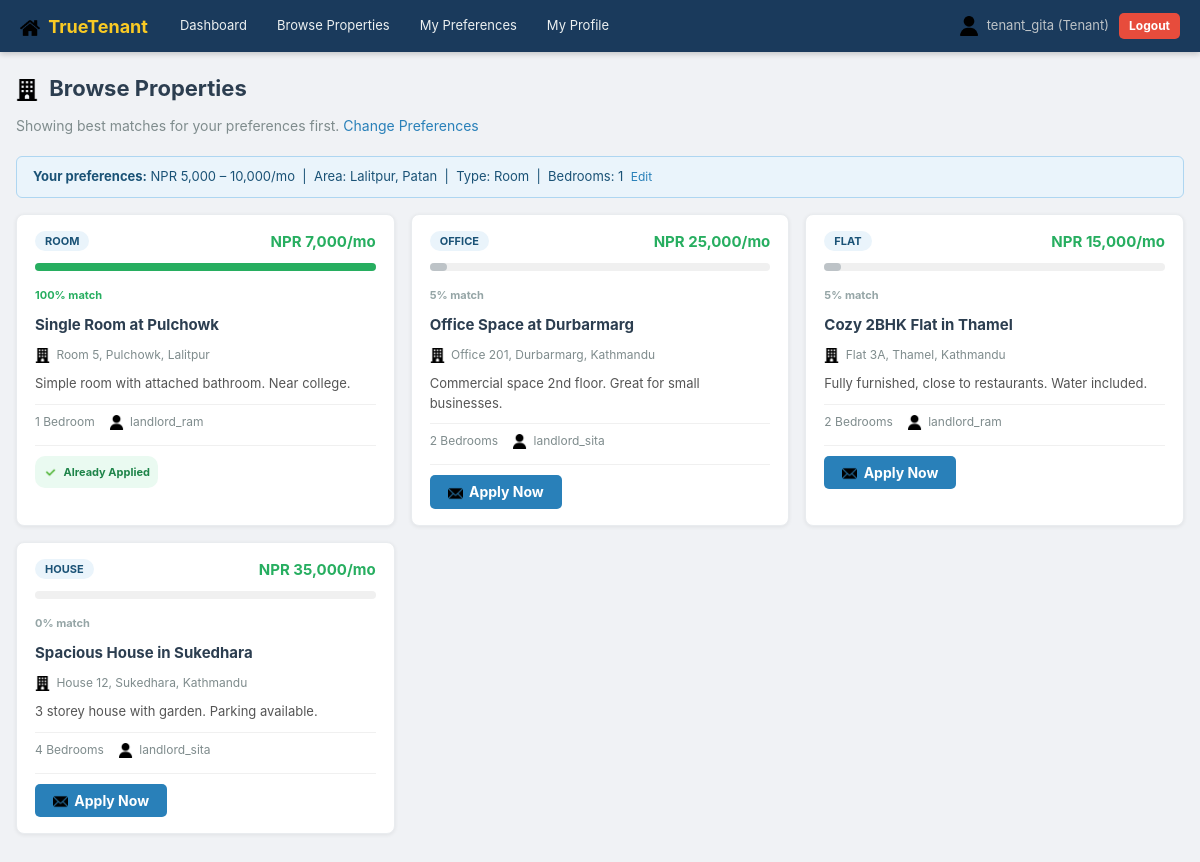
/pages/browse_properties.php (signed in), run on the app's committed database.
### tables this page shows
CREATE TABLE IF NOT EXISTS tenant_preferences (
    id INT AUTO_INCREMENT PRIMARY KEY,
    tenant_id INT NOT NULL,
    preferred_min_rent DECIMAL(12,2) DEFAULT 0,
    preferred_max_rent DECIMAL(12,2) DEFAULT 0,
    preferred_area VARCHAR(255),
    preferred_type ENUM('any','room','flat','house','office') NOT NULL DEFAULT 'any',
    preferred_bedrooms INT DEFAULT 0,
    created_at DATETIME DEFAULT CURRENT_TIMESTAMP,
    updated_at DATETIME DEFAULT CURRENT_TIMESTAMP ON UPDATE CURRENT_TIMESTAMP,
    UNIQUE KEY unique_tenant (tenant_id),
    FOREIGN KEY (tenant_id) REFERENCES tenants(id) ON DELETE CASCADE
);

CREATE TABLE IF NOT EXISTS properties (
    id INT AUTO_INCREMENT PRIMARY KEY,
    landlord_id INT NOT NULL,
    title VARCHAR(255) NOT NULL,
    description TEXT,
    address TEXT NOT NULL,
    monthly_rent DECIMAL(12,2) NOT NULL,
    bedrooms INT DEFAULT 1,
    property_type ENUM('room','flat','house','office') NOT NULL DEFAULT 'flat',
    is_available TINYINT(1) NOT NULL DEFAULT 1,
    created_at DATETIME DEFAULT CURRENT_TIMESTAMP,
    FOREIGN KEY (landlord_id) REFERENCES users(id) ON DELETE CASCADE
);

CREATE TABLE IF NOT EXISTS users (
    id INT AUTO_INCREMENT PRIMARY KEY,
    username VARCHAR(100) NOT NULL UNIQUE,
    email VARCHAR(150) NOT NULL UNIQUE,
    password VARCHAR(255) NOT NULL,
    role ENUM('tenant','landlord','admin') NOT NULL DEFAULT 'tenant',
    is_active TINYINT(1) NOT NULL DEFAULT 1,
    created_at DATETIME DEFAULT CURRENT_TIMESTAMP
);

### pages/browse_properties.php (the view, shortened to what this page needs)
<?php
$db      = getDB();
$user_id = $_SESSION['user_id'];
$stmt = $db->prepare("SELECT * FROM tenants WHERE user_id = ?");
$stmt->bind_param("i", $user_id);
$stmt->execute();
$profile = $stmt->get_result()->fetch_assoc();
$prefs = null;
if ($profile) {
    $tid = $profile['id'];
    $stmt = $db->prepare("SELECT * FROM tenant_preferences WHERE tenant_id = ?");
    $stmt->bind_param("i", $tid);
    $stmt->execute();
    $prefs = $stmt->get_result()->fetch_assoc();
}
$sql = "SELECT p.*, u.username AS landlord_name
        FROM properties p
        JOIN users u ON u.id = p.landlord_id
        WHERE p.is_available = 1
        ORDER BY p.created_at DESC";
$properties = $db->query($sql)->fetch_all(MYSQLI_ASSOC);
function calculateMatchScore($property, $prefs) {
    $score = 0;
    $rent    = floatval($property['monthly_rent']);
    $min     = floatval($prefs['preferred_min_rent']);
    $max     = floatval($prefs['preferred_max_rent']);
    $has_min = ($min > 0);
    $has_max = ($max > 0);
    if ($has_min && $has_max) {
        if ($rent >= $min && $rent <= $max) {
            $score += 40;
        } else if ($rent > $max) {
            $over = ($rent - $max) / $max;
        } else {
            $score += 10;
        }
    } elseif ($has_max && $rent <= $max) {
        $score += 40;
    } elseif ($has_min && $rent >= $min) {
        $score += 40;
    } else {
        $score += 20;
    }
    $pref_area = strtolower(trim($prefs['preferred_area']));
    $prop_addr = strtolower($property['address']);
    $prop_title = strtolower($property['title']);
    if (!empty($pref_area)) {
        $areas   = explode(',', $pref_area);
        $matched = false;
        foreach ($areas as $area) {
            $area = trim($area);
            if (!empty($area) && (strpos($prop_addr, $area) !== false || strpos($prop_title, $area) !== false)) {
                $matched = true;
                break;
            }
        }
        if ($matched) $score += 30;
    } else {
        $score += 15;
    }
    $pref_type = $prefs['preferred_type'];
    if ($pref_type === 'any' || $pref_type === $property['property_type']) {
        $score += 20;
    }
    $pref_beds = intval($prefs['preferred_bedrooms']);
    $prop_beds = intval($property['bedrooms']);
    if ($pref_beds === 0) {
        $score += 10;
    } elseif ($prop_beds === $pref_beds) {
        $score += 10;
    } elseif (abs($prop_beds - $pref_beds) === 1) {
        $score += 5;
    }
    return min(100, $score);
}
for ($i = 0; $i < count($properties); $i++) {
    $properties[$i]['match_score'] = calculateMatchScore($properties[$i], $prefs);
}
if ($prefs && count($properties) > 1) {
    quickSortProperties($properties, 0, count($properties) - 1);
}
$already_applied = [];
if ($profile) {
    $pid2 = $profile['id'];
    $stmt = $db->prepare("SELECT property_id FROM applications WHERE tenant_id = ? AND property_id IS NOT NULL");
    $stmt->bind_param("i", $pid2);
    $stmt->execute();
    $rows = $stmt->get_result()->fetch_all(MYSQLI_ASSOC);
    foreach ($rows as $row) {
        $already_applied[] = $row['property_id'];
    }
}
?>
<!DOCTYPE html>
<html lang="en">
<head>
    <link rel="stylesheet" href="/rental_risk/css/styles.css?v=<?= filemtime(__DIR__ . '/../css/styles.css') ?>">
</head>
<body>
<?php include '../php/navbar.php'; ?>
<div class="container">
    <div class="dashboard-header">
        <h2><img src="/rental_risk/images/building.png" class="heading-icon"> Browse Properties</h2>
        <?php if ($prefs): ?>
            <p>Showing best matches for your preferences first.
               <a href="tenant_preferences.php">Change Preferences</a>
            </p>
        <?php endif; ?>
    </div>
    <?php if ($prefs): ?>
    <div class="prefs-bar">
        <strong>Your preferences:</strong>
        <?php if ($prefs['preferred_min_rent'] > 0 || $prefs['preferred_max_rent'] > 0): ?>
            NPR <?= number_format($prefs['preferred_min_rent'], 0) ?> – <?= number_format($prefs['preferred_max_rent'], 0) ?>/mo &nbsp;|&nbsp;
        <?php endif; ?>
        <?php if (!empty($prefs['preferred_area'])): ?>
            Area: <?= htmlspecialchars($prefs['preferred_area']) ?> &nbsp;|&nbsp;
        <?php endif; ?>
        Type: <?= ucfirst($prefs['preferred_type']) ?> &nbsp;|&nbsp;
        Bedrooms: <?= ($prefs['preferred_bedrooms'] > 0) ? $prefs['preferred_bedrooms'] : 'Any' ?>
        &nbsp;<a href="tenant_preferences.php" style="font-size:12px">Edit</a>
    </div>
    <?php endif; ?>
    <?php if (empty($properties)): ?>
        <div class="card"><p class="text-muted">No properties available right now. Check back later.</p></div>
    <?php else: ?>
    <div class="property-grid">
        <?php foreach ($properties as $p):
            $applied     = in_array($p['id'], $already_applied);
            $match       = intval($p['match_score']);
            $match_class = ($match >= 70) ? 'match-high' : (($match >= 40) ? 'match-mid' : 'match-low');
        ?>
        <div class="property-card">
            <div class="property-card-header">
                <span class="property-type-badge"><?= ucfirst($p['property_type']) ?></span>
                <span class="property-rent">NPR <?= number_format($p['monthly_rent'], 0) ?>/mo</span>
            </div>
            <?php if ($prefs): ?>
            <div class="match-bar-wrap">
                <div class="match-bar <?= $match_class ?>" style="width:<?= $match ?>%"></div>
            </div>
            <span class="match-label <?= $match_class ?>"><?= $match ?>% match</span>
            <?php endif; ?>
            <h3 class="property-title"><?= htmlspecialchars($p['title']) ?></h3>
            <p class="property-address">
                <img src="/rental_risk/images/building.png" class="inline-icon">
                <?= htmlspecialchars($p['address']) ?>
            </p>
            <?php if (!empty($p['description'])): ?>
                <p class="property-desc">
                    <?= htmlspecialchars(substr($p['description'], 0, 130)) ?><?= strlen($p['description']) > 130 ? '...' : '' ?>
                </p>
            <?php endif; ?>
            <div class="property-meta">
                <span><?= $p['bedrooms'] ?> Bedroom<?= $p['bedrooms'] != 1 ? 's' : '' ?></span>
                <span><img src="/rental_risk/images/user.png" class="inline-icon"> <?= htmlspecialchars($p['landlord_name']) ?></span>
            </div>
            <div class="property-actions">
                <?php if ($applied): ?>
                    <span class="badge badge-success" style="display:block;text-align:center;padding:8px">
                        <img src="/rental_risk/images/check.png" class="inline-icon"> Already Applied
                    </span>
                <?php elseif ($profile): ?>
                    <form method="POST">
                        <button type="submit" class="btn btn-primary btn-full"
                                onclick="return confirm('Apply for this property?')">
                            <img src="/rental_risk/images/email.png" class="inline-icon"> Apply Now
                        </button>
                    </form>
                <?php else: ?>
                    <a href="tenant_profile.php?new=1" class="btn btn-secondary btn-full">Complete Profile to Apply</a>
                <?php endif; ?>
            </div>
        </div>
        <?php endforeach; ?>
    </div>
    <?php endif; ?>
</div>
</body>
</html>

### css/styles.css (style rules this page uses)
*, *::before, *::after { box-sizing: border-box; margin: 0; padding: 0; }
body { font-family: -apple-system, BlinkMacSystemFont, "Segoe UI", Roboto, "Helvetica Neue", Arial, sans-serif; font-size: 14px; background: #f0f2f5; color: #333; line-height: 1.5; -webkit-font-smoothing: antialiased; }
a { color: #2980b9; text-decoration: none; }
h1, h2, h3 { color: #2c3e50; margin-bottom: 10px; }
.container { max-width: 1200px; margin: 0 auto; padding: 20px 16px 40px; }
.btn { display: inline-block; padding: 8px 18px; border: none; border-radius: 5px; cursor: pointer; font-size: 14px; font-family: inherit; font-weight: bold; text-align: center; transition: opacity 0.2s, background 0.2s; text-decoration: none; }
.btn-full { width: 100%; display: block; }
.btn-primary { background: #2980b9; color: white; }
.dashboard-header { margin-bottom: 20px; }
.dashboard-header h2 { font-size: 22px; }
.dashboard-header p { color: #7f8c8d; }
.badge { display: inline-block; padding: 2px 8px; border-radius: 10px; font-size: 11px; font-weight: bold; }
.badge-success { background: #eafaf1; color: #1e8449; }
.property-grid { display: grid; grid-template-columns: repeat(auto-fill, minmax(300px, 1fr)); gap: 18px; margin-bottom: 20px; }
.property-card { background: white; border-radius: 8px; padding: 18px; box-shadow: 0 1px 4px rgba(0,0,0,0.08); border: 1px solid #e9ecef; display: flex; flex-direction: column; gap: 10px; transition: box-shadow 0.2s; }
.property-card-header { display: flex; justify-content: space-between; align-items: center; }
.property-type-badge { background: #eaf4fb; color: #1a5276; padding: 2px 10px; border-radius: 10px; font-size: 11px; font-weight: bold; text-transform: uppercase; }
.property-rent { font-size: 18px; font-weight: bold; color: #27ae60; }
.property-title { font-size: 15px; color: #2c3e50; margin: 0; }
.property-address { font-size: 12px; color: #7f8c8d; margin: 0; }
.property-desc { font-size: 13px; color: #555; margin: 0; line-height: 1.5; }
.property-meta { display: flex; gap: 14px; font-size: 12px; color: #7f8c8d; border-top: 1px solid #f0f0f0; padding-top: 8px; }
.property-actions { margin-top: auto; }
.heading-icon { width: 22px; height: 22px; vertical-align: middle; margin-right: 6px; }
.inline-icon { width: 15px; height: 15px; vertical-align: middle; margin-right: 3px; }
.property-grid { display: grid; grid-template-columns: repeat(auto-fill, minmax(320px, 1fr)); gap: 16px; }
.property-card { background: white; border: 1px solid #e9ecef; border-radius: 8px; padding: 16px 18px; box-shadow: 0 1px 4px rgba(0,0,0,0.07); display: flex; flex-direction: column; gap: 10px; }
.property-card-header { display: flex; justify-content: space-between; align-items: flex-start; gap: 10px; }
.property-rent { font-size: 15px; font-weight: bold; color: #27ae60; white-space: nowrap; }
.property-meta { display: flex; gap: 14px; font-size: 12px; color: #7f8c8d; flex-wrap: wrap; }
.property-desc { font-size: 13px; color: #555; line-height: 1.5; margin: 0; }
.property-actions { display: flex; justify-content: space-between; align-items: center; flex-wrap: wrap; gap: 8px; margin-top: 4px; padding-top: 10px; border-top: 1px solid #f0f0f0; }
.match-bar-wrap { background: #f0f0f0; border-radius: 4px; height: 8px; position: relative; margin-bottom: 4px; }
.match-bar { height: 8px; border-radius: 4px; transition: width 0.4s ease; }
.match-bar.match-high { background: #27ae60; }
.match-bar.match-low { background: #bdc3c7; }
.match-label { font-size: 11px; font-weight: bold; margin-top: 2px; display: block; }
.match-label.match-high { color: #27ae60; }
.match-label.match-low { color: #95a5a6; }
.prefs-bar { background: #eaf4fb; border: 1px solid #aed6f1; border-radius: 6px; padding: 10px 16px; font-size: 13px; color: #1a5276; margin-bottom: 16px; }

### data on the page
tenant_preferences: preferred_min_rent "5,000", preferred_max_rent "10,000", preferred_area "Lalitpur, Patan", preferred_type "Room", preferred_bedrooms "1"
properties: property_type "ROOM", monthly_rent "7,000", match "100", title "Single Room at Pulchowk", address "Room 5, Pulchowk, Lalitpur", description "Simple room with attached bathroom. Near college.", bedrooms "1", landlord.username "landlord_ram"
properties: property_type "OFFICE", monthly_rent "25,000", match "5", title "Office Space at Durbarmarg", address "Office 201, Durbarmarg, Kathmandu", description "Commercial space 2nd floor. Great for small businesses.", bedrooms "2", landlord.username "landlord_sita"
properties: property_type "FLAT", monthly_rent "15,000", match "5", title "Cozy 2BHK Flat in Thamel", address "Flat 3A, Thamel, Kathmandu", description "Fully furnished, close to restaurants. Water included.", bedrooms "2", landlord.username "landlord_ram"
properties: property_type "HOUSE", monthly_rent "35,000", match "0", title "Spacious House in Sukedhara", address "House 12, Sukedhara, Kathmandu", description "3 storey house with garden. Parking available.", bedrooms "4", landlord.username "landlord_sita"

### other printed values
$username "tenant_gita"
$role "Tenant"
